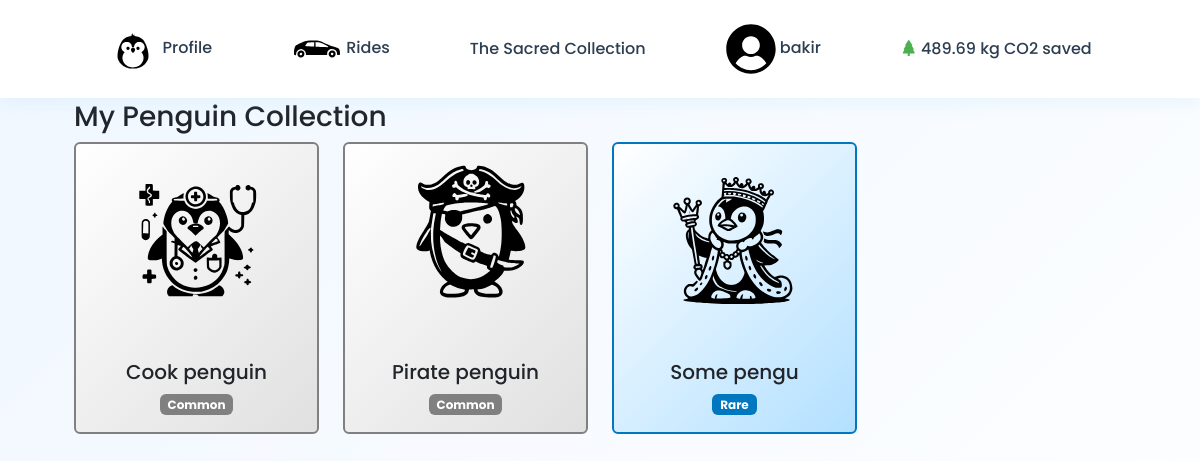
Before: /penguins/ (signed in) with the older database file.
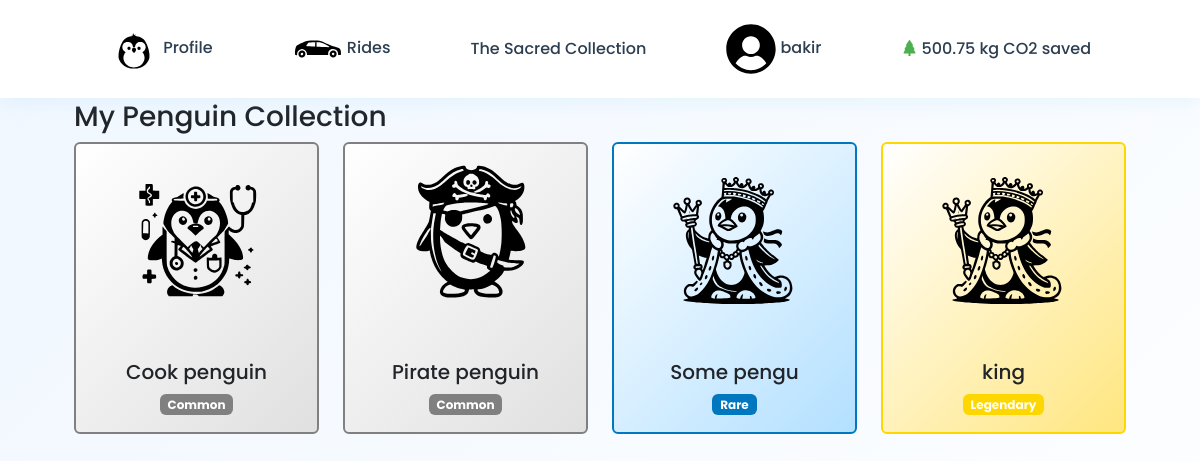
After: the same page with the newer database file.
### base/models.py (models this page shows, shortened)
class User(AbstractUser):
    level = models.ForeignKey(UserLevel, on_delete=models.SET_NULL, null=True)
    km_passed = models.IntegerField(default=0)
    number_of_rides = models.IntegerField(default=0)
    penguins_saved = models.IntegerField(default=0)
    co2_saved = models.FloatField(default=0)  # Stored in kilograms

class PenguinCollected(models.Model):
    user = models.ForeignKey(User, on_delete=models.CASCADE, related_name='collected_penguins')
    penguin = models.ForeignKey(Penguin, on_delete=models.CASCADE)
    is_collected = models.BooleanField(default=False)
    collected_at = models.DateTimeField(auto_now_add=True)
    class Meta:
        unique_together = ('user', 'penguin')  # Each user can collect each penguin only once
        verbose_name = 'Collected Penguin'
        verbose_name_plural = 'Collected Penguins'

class Penguin(models.Model):
    RARITY_CHOICES = [
        ('COMMON', 'Common'),
        ('RARE', 'Rare'),
        ('EPIC', 'Epic'),
        ('LEGENDARY', 'Legendary'),
    ]
    penguin_name = models.CharField(max_length=100)
    svg_direction = models.CharField(max_length=255)  # Path to SVG file
    rarity = models.CharField(
        max_length=10,
        choices=RARITY_CHOICES,
        default='COMMON'
    )
    class Meta:
        verbose_name = 'Penguin'
        verbose_name_plural = 'Penguins'
    @property
    def rarity_color(self):
        return {
            'COMMON': '#808080',     # Gray
            'RARE': '#0077be',       # Blue
            'EPIC': '#9b30ff',       # Purple
            'LEGENDARY': '#ffd700',   # Gold
        }.get(self.rarity, '#808080')

### penguins/views.py (the view)
# urls.py: path('', PenguinCollectionView.as_view(), name='collection'),
class PenguinCollectionView(LoginRequiredMixin, ListView):
    model = PenguinCollected
    template_name = 'penguins.html'
    context_object_name = 'penguins'
    def get_queryset(self):
        return PenguinCollected.objects.filter(
            user=self.request.user
        ).select_related('penguin')
    def get_context_data(self, **kwargs):
        context = super().get_context_data(**kwargs)
        context['total_penguins'] = self.request.user.penguins_saved
        context['unlocked_penguins'] = self.get_queryset().filter(is_collected=True).count()
        return context

### penguins/templates/penguins.html (shortened to what this page needs)
{% extends 'base.html' %}
{% load static %}
{% block content %}
<div class="container mt-4">
    <h3>My Penguin Collection</h3>
    <div class="row g-4">
        {% for penguin in penguins %}
        <div class="col-md-3 col-sm-6">
            <div class="card h-100 {% if not penguin.is_collected %}card-locked{% else %}card-{{ penguin.penguin.rarity|lower }}{% endif %}"
                 >
                {% if penguin.is_collected %}
                    <img src="{% static 'base/penguin_images/'|add:penguin.penguin.svg_direction %}"
                         class="card-img-top p-3"
                         alt="{{ penguin.penguin.penguin_name }}">
                {% else %}
                    <img src="{% static 'base/penguin_images/questionmark_penguin.svg' %}"
                         class="card-img-top p-3"
                         alt="Mystery Penguin">
                {% endif %}
                <div class="card-body text-center">
                    {% if penguin.is_collected %}
                        <h5 class="card-title">{{ penguin.penguin.penguin_name }}</h5>
                        <span class="badge" style="background-color: {{ penguin.penguin.rarity_color }}">
                            {{ penguin.penguin.get_rarity_display }}
                        </span>
                    {% else %}
                        <h5 class="card-title">???</h5>
                        <span class="badge bg-secondary">Locked</span>
                    {% endif %}
                </div>
            </div>
        </div>
        {% endfor %}
    </div>
</div>
{% endblock %}

### base/templates/base.html (shortened to what this page needs)
<!DOCTYPE html>
{% load static %}
<html lang="en">
<head>
    <link href="#"
          rel="stylesheet"
>
          <link href="https://cdn.jsdelivr.net/npm/bootstrap@5.3.0/dist/css/bootstrap.min.css" rel="stylesheet">
          <link rel="stylesheet" href="https://cdn.jsdelivr.net/npm/bootstrap-icons@1.11.1/font/bootstrap-icons.css">
</head>
<body>
    <div class="container main-container">
        <nav class="navbar navbar-dark navbar-sticky d-flex justify-content-center">
            <a class="nav-link" href="{% url 'user_profile:profile' %}">
                <img src="{% static 'base/svgs/penguin_base.svg' %}" alt="Profile" width="50" height="50">
                <span class="link-text">Profile</span>
            </a>
            <a class="nav-link" href="{% url 'rides' %}">
                   <img src="{% static 'base/svgs/car.svg' %}" alt="Rides" width="50" height="50">
                <span class="link-text">Rides</span>
            </a>
            <a class="nav-link" href="{% url 'penguins:collection' %}">
             <span class="link-text">The Sacred Collection</span>
         </a>
                      {% if user.is_authenticated %}
            <a class="nav-link logout-hover" href="{% url 'base:logout' %}">
                <img src="{% static 'base/svgs/user.svg' %}" alt="User" width="50" height="50">
                <span class="link-text">{{ user.username }}</span>
            </a>
            <div class="nav-link">
                <i class="bi bi-tree-fill" style="color: #4CAF50;"></i>
                <span class="link-text eco-text">{{ user.co2_saved|floatformat:2 }} kg CO2 saved</span>
            </div>
            {% endif %}
        </nav>
        {% block content %}
        {% endblock content %}
    </div>
</body>
</html>

### base/templates/base.html (style rules this page uses)
:root { --primary-blue: #89CFF0; --secondary-blue: #B5E2FF; --dark-blue: #5B9BD5; --accent-blue: #4FB3E8; --background: #F0F7FF; --text-dark: #2C3E50; --shadow-color: rgba(137, 207, 240, 0.2); }
body { background: linear-gradient(135deg, var(--background) 0%, #FFFFFF 100%); min-height: 100vh; padding: 0; font-family: 'Poppins', sans-serif; }
.navbar-sticky { position: fixed; top: 0; left: 0; right: 0; z-index: 1000; padding: 1rem 2rem; background: rgba(255, 255, 255, 0.95); backdrop-filter: blur(10px); box-shadow: 0 2px 20px var(--shadow-color); transition: all 0.4s cubic-bezier(0.4, 0, 0.2, 1); }
.nav-link { position: relative; margin: 0 1.5rem; padding: 0.5rem 1rem; color: var(--text-dark) !important; font-weight: 500; transition: all 0.3s ease; border-radius: 12px; background: transparent; }
.nav-link:before { content: ''; position: absolute; bottom: -2px; left: 0; width: 100%; height: 2px; background: linear-gradient(90deg, var(--primary-blue), var(--accent-blue)); transform: scaleX(0); transform-origin: right; transition: transform 0.4s cubic-bezier(0.4, 0, 0.2, 1); }
.nav-link img { transform: scale(1); transition: all 0.3s ease; }
.main-container { margin-top: 100px; padding: 0 2rem; }

### penguins/templates/penguins.html (style rules this page uses)
.card { transition: transform 0.2s; border: 2px solid transparent; cursor: pointer; }
.card-common { background: linear-gradient(135deg, #fff 0%, #e0e0e0 100%); border-color: #808080; }
.card-rare { background: linear-gradient(135deg, #fff 0%, #b3e0ff 100%); border-color: #0077be; }
.card-legendary { background: linear-gradient(135deg, #fff 0%, #ffe680 100%); border-color: #ffd700; }
.card-img-top { height: 200px; object-fit: contain; }

Changed rows visible on the page:
changed User "bakir": co2_saved "489.69" → "500.75"
added PenguinCollected: penguin.penguin_name (picture), penguin.penguin_name "king", penguin.rarity "Legendary"
